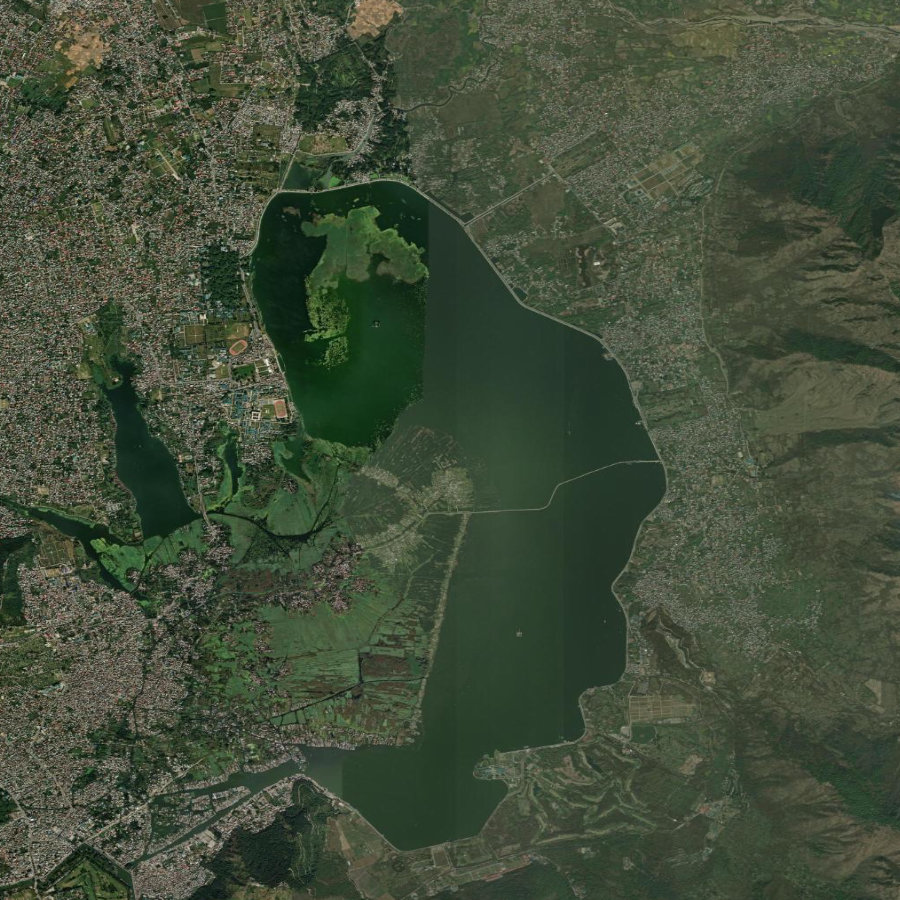
#> input picture test_images/dal_lake_srinagar.jpg, 900 x 900 px
$ python -i segmentation.py   (imports and definitions only)
#> lines starting #> are read from the running program, lines starting #| are printed output that depends on the picture; after the words box and inside, x2 and y2 are one past the last pixel; in counts of white or black regions, pixels touching at a corner belong together
### Backend/app/config.py
"""Application configuration, loaded from environment / .env file."""
from __future__ import annotations

import os
from functools import lru_cache
from pathlib import Path

from dotenv import load_dotenv

# Load .env from the Backend directory (one level up from app/)
BASE_DIR = Path(__file__).resolve().parent.parent
load_dotenv(BASE_DIR / ".env")


class Settings:
    """Runtime settings with sensible defaults so the app runs with zero config."""

    def __init__(self) -> None:
        self.host: str = os.getenv("HOST", "0.0.0.0")
        self.port: int = int(os.getenv("PORT", "8000"))

        self.jwt_secret: str = os.getenv(
            "JWT_SECRET", "bhu-darpan-dev-secret-change-me"
        )
        self.jwt_algorithm: str = "HS256"
        self.jwt_expire_minutes: int = int(os.getenv("JWT_EXPIRE_MINUTES", "1440"))

        self.mongodb_uri: str = os.getenv("MONGODB_URI", "mongodb://localhost:27017")
        self.db_name: str = os.getenv("DB_NAME", "bhudarpan")

        self.seg_clusters: int = int(os.getenv("SEG_CLUSTERS", "6"))
        self.max_image_dim: int = int(os.getenv("MAX_IMAGE_DIM", "900"))

        # Near-real-time refresh: >0 enables the background scheduler (hours). On by
        # default so every live layer stays within a few days of today; 0 disables.
        self.auto_refresh_hours: float = float(os.getenv("AUTO_REFRESH_HOURS", "6"))

        # --- Email / OTP (SMTP) --------------------------------------------- #
        self.app_name: str = os.getenv("APP_NAME", "Bhū-Darpan")
        self.smtp_host: str = os.getenv("SMTP_HOST", "").strip()
        self.smtp_port: int = int(os.getenv("SMTP_PORT", "587"))
        self.smtp_user: str = os.getenv("SMTP_USER", "").strip()
        self.smtp_pass: str = os.getenv("SMTP_PASS", "").strip()
        self.smtp_from: str = os.getenv("SMTP_FROM", "").strip() or self.smtp_user
        self.smtp_use_ssl: bool = os.getenv("SMTP_USE_SSL", "false").lower() in ("1", "true", "yes")
        self.smtp_starttls: bool = os.getenv("SMTP_STARTTLS", "true").lower() in ("1", "true", "yes")
        self.otp_expire_minutes: int = int(os.getenv("OTP_EXPIRE_MINUTES", "10"))
        # Anti-abuse: throttle how often a code can be (re)sent to one address.
        self.otp_resend_cooldown_seconds: int = int(os.getenv("OTP_RESEND_COOLDOWN_SECONDS", "30"))
        self.otp_max_sends: int = int(os.getenv("OTP_MAX_SENDS", "6"))
        self.otp_max_attempts: int = int(os.getenv("OTP_MAX_ATTEMPTS", "5"))
        # When SMTP isn't configured, the API returns the OTP in the response and
        # logs it to the console so the app is fully demo-able offline.
        self.otp_dev_mode: bool = os.getenv("OTP_DEV_MODE", "").lower() in ("1", "true", "yes")

        # --- Weather news headlines (optional third-party) ---------------- #
        self.news_provider: str = os.getenv("NEWS_PROVIDER", "newsapi").strip().lower()
        self.news_api_key: str = os.getenv("NEWS_API_KEY", "").strip()

        self.base_dir: Path = BASE_DIR
        self.storage_dir: Path = BASE_DIR / "storage"
        self.uploads_dir: Path = self.storage_dir / "uploads"
        self.masks_dir: Path = self.storage_dir / "masks"
        self.reports_dir: Path = self.storage_dir / "reports"

        origins = os.getenv("CORS_ORIGINS", "http://localhost:5173,http://127.0.0.1:5173,http://localhost:8010")
        self.cors_origins: list[str] = [o.strip() for o in origins.split(",") if o.strip()]
        self.cors_origin_regex: str | None = os.getenv("CORS_ORIGIN_REGEX", r"^https:\/\/.*\.vercel\.app$")

        # Ensure storage directories exist
        for d in (self.uploads_dir, self.masks_dir, self.reports_dir):
            d.mkdir(parents=True, exist_ok=True)
#> further down, picture is the input picture: shape (900, 900, 3); mean B, G, R 57.7, 77.4, 66

    @property
    def smtp_configured(self) -> bool:
        return bool(self.smtp_host and self.smtp_user and self.smtp_pass)

    @property
    def news_configured(self) -> bool:
        return bool(self.news_api_key)


@lru_cache
def get_settings() -> Settings:
    return Settings()


settings = get_settings()

### Backend/app/services/landcover_model.py
"""Supervised land-cover model (EuroSAT-trained CNN) + patch-based inference.

This replaces the unsupervised K-Means guesswork with a *trained* classifier whose
accuracy is measured on a held-out EuroSAT test split, so every segmentation /
change-detection output is backed by a real, citable number.

The model is a small CNN trained on the EuroSAT RGB benchmark (27,000 Sentinel-2
tiles, 10 land-cover classes). At inference we slide 64x64 windows over the
preprocessed image, classify each with the CNN, and stitch the predictions into a
land-cover map. EuroSAT's 10 classes are grouped into the project's 5 classes
(Forest / Water / Agriculture / Urban / Others).

Torch is an *optional* dependency: if it (or the trained weights) is missing,
`available()` returns False and the pipeline falls back to K-Means. The app never
crashes just because torch isn't installed.
"""
from __future__ import annotations

import json
from functools import lru_cache
from pathlib import Path

import numpy as np

from ..config import settings
from .constants import CLASSES

try:  # torch is optional — the app must run without it
    import torch
    import torch.nn as nn
    import torch.nn.functional as F
    _TORCH = True
except Exception:  # pragma: no cover - torch not installed
    _TORCH = False

# --------------------------------------------------------------------------- #
# EuroSAT label space and the mapping into the project's 5 land-cover classes
# --------------------------------------------------------------------------- #
# torchvision.datasets.EuroSAT sorts class folders alphabetically:
EUROSAT_CLASSES = [
    "AnnualCrop", "Forest", "HerbaceousVegetation", "Highway", "Industrial",
    "Pasture", "PermanentCrop", "Residential", "River", "SeaLake",
]

# EuroSAT class -> one of CLASSES = [Forest, Water, Agriculture, Urban, Others]
EUROSAT_TO_APP = {
    "AnnualCrop": "Agriculture",
    "Forest": "Forest",
    "HerbaceousVegetation": "Agriculture",
    "Highway": "Urban",
    "Industrial": "Urban",
    "Pasture": "Agriculture",
    "PermanentCrop": "Agriculture",
    "Residential": "Urban",
    "River": "Water",
    "SeaLake": "Water",
}

WEIGHTS_PATH = settings.base_dir / "models" / "landcover_cnn.pt"
METRICS_PATH = settings.base_dir / "models" / "landcover_metrics.json"

PATCH = 64          # EuroSAT tile size
STRIDE = 32         # sliding-window stride (overlap smooths the map)
# EuroSAT RGB channel statistics (0-1 scale) used to normalise inputs
_MEAN = [0.3444, 0.3803, 0.4078]
_STD = [0.2037, 0.1366, 0.1148]


# [72 lines left out: functions build_model, _build_resnet_lite, not called in this run]


# --------------------------------------------------------------------------- #
# Inference
# --------------------------------------------------------------------------- #
@lru_cache(maxsize=1)
def _load():
    """Load the trained weights once (architecture read from the checkpoint)."""
    if not _TORCH or not WEIGHTS_PATH.exists():
        return None
    ckpt = torch.load(WEIGHTS_PATH, map_location="cpu")
    model = build_model(ckpt.get("arch", "cnn3"))
    model.load_state_dict(ckpt["state_dict"])
    model.eval()
    model._tta = int(ckpt.get("tta", 1) or 1)          # rotation TTA views used at inference
    torch.set_num_threads(max(1, (torch.get_num_threads() or 4)))
    return model


def available() -> bool:
    return _load() is not None


# [119 lines left out: functions metrics, _proj, predict_proba, predict_class_map, model_summary, pipeline_eval, not called in this run]

### Backend/app/services/segmentation.py
"""Land-cover segmentation.

Primary path: the EuroSAT-trained CNN labels every pixel, and colour/texture physics
corrects what the CNN cannot know (snow, bare rock, desert, deep water, dense
non-European towns) — see `_hybrid_segment`. Without the CNN, a spectral + texture
per-pixel classifier runs alone, with K-Means-style helpers kept for legacy callers.
"""
from __future__ import annotations

from dataclasses import dataclass, field

import numpy as np
from sklearn.cluster import KMeans

from ..config import settings
from .constants import CLASS_COLORS, CLASSES


# [29 lines left out: function classify_rgb, not called in this run]


@dataclass
class SegmentationResult:
    class_map: np.ndarray                 # (H, W) int -> index into CLASSES
    percentages: dict[str, float]         # class -> percent (0-100)
    mask_rgb: np.ndarray                  # (H, W, 3) uint8 colourised mask
    confidence: float                     # 0-100 model / cluster-separation confidence
    method: str = "kmeans"                # "cnn" (supervised) or "kmeans" (fallback)
    cluster_map: np.ndarray = field(repr=False, default=None)  # raw kmeans labels


def _finalize(class_map: np.ndarray, confidence: float, method: str,
              cluster_map: np.ndarray | None = None) -> "SegmentationResult":
    """Build percentages + colourised mask from a class-index map."""
    h, w = class_map.shape
    total = float(h * w)
    class_index = {name: i for i, name in enumerate(CLASSES)}
    percentages = {name: round(100.0 * float(np.count_nonzero(class_map == i)) / total, 2)
                   for name, i in class_index.items()}
    mask_rgb = np.zeros((h, w, 3), dtype=np.uint8)
    for name, i in class_index.items():
        mask_rgb[class_map == i] = CLASS_COLORS[name]
    return SegmentationResult(class_map=class_map, percentages=percentages,
                              mask_rgb=mask_rgb, confidence=confidence,
                              method=method, cluster_map=cluster_map)


# [7 lines left out: function _build_features, not called in this run]


def _heterogeneity(arr: np.ndarray) -> np.ndarray:
    """Local colour diversity: the mean per-channel standard deviation in a window.
    Built-up areas mix many materials (roads, varied rooftops, shadows) -> high;
    crop fields are uniform in colour even when row-textured -> low. This is what
    separates 'urban' from 'agriculture' where edge-density alone fails."""
    import cv2
    f = arr.astype(np.float32) / 255.0
    het = np.zeros(f.shape[:2], np.float32)
    for c in range(3):
        ch = f[..., c]
        m = cv2.boxFilter(ch, -1, (21, 21))
        sq = cv2.boxFilter(ch * ch, -1, (21, 21))
        het += np.sqrt(np.maximum(sq - m * m, 0.0))
    return het / 3.0                                # ~0 (uniform) .. ~0.15 (urban)


def _spectral_texture_segment(arr: np.ndarray, cnn_map: np.ndarray | None = None) -> np.ndarray:
    """Per-pixel land-cover classification from colour + vegetation/water indices +
    local texture, producing clean, realistic regions (buildings & roads as built-up,
    fields as agriculture, canopy as forest, water as water). When a CNN class map is
    supplied it only refines the forest-vs-agriculture split on vegetated pixels."""
    import cv2
    h, w = arr.shape[:2]
    f = arr.astype(np.float32) / 255.0
    r, g, b = f[..., 0], f[..., 1], f[..., 2]
    mx = f.max(2)
    mn = f.min(2)
    bright = mx
    sat = (mx - mn) / (mx + 1e-6)
    exg = 2 * g - r - b                              # excess green (vegetation)
    blue = b - (r + g) / 2.0                         # blue index (water)
    het = _heterogeneity(arr)                        # local colour diversity
#> after the loop in _heterogeneity, `for c in range(3):`:
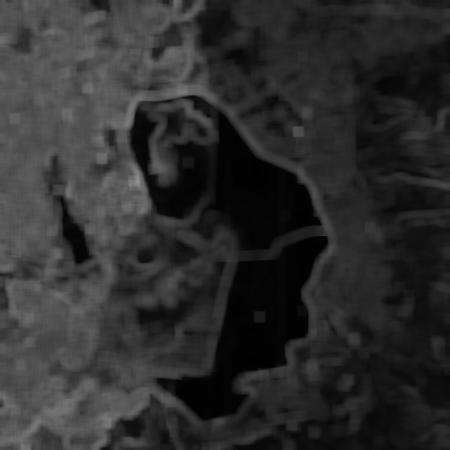
#> het: shape (900, 900) float32 (shown at 1/2 size); min 0.00136, max 0.587, mean 0.181

    idx = {n: i for i, n in enumerate(CLASSES)}
    # Default to Others (bare rock / soil / snow) — NOT agriculture. Natural terrain such
    # as Himalayan mountains and snow must not be painted as cropland or city.
    cls = np.full((h, w), idx["Others"], dtype=np.int32)

    veg = exg > 0.06                                   # any real vegetation (trees/crops)
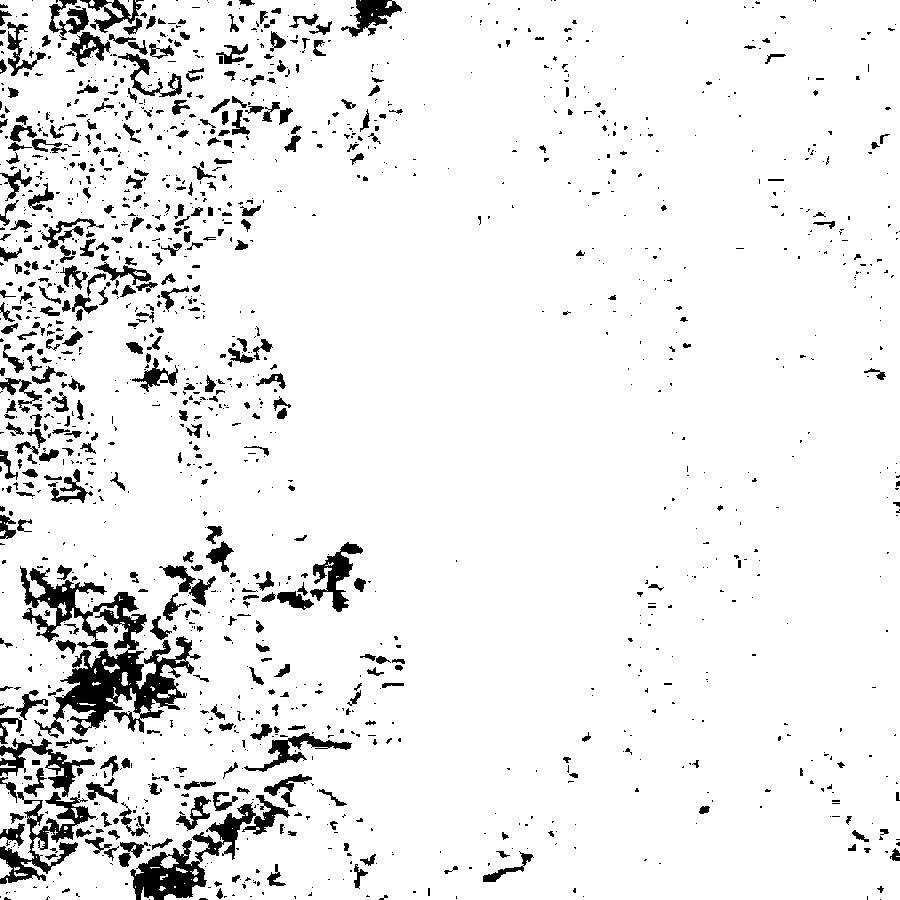
#> veg: shape (900, 900) bool; 92.4% white; 1504 black regions (1070 under 20 px), largest, box (x1, y1, x2, y2) and area: (20, 566, 201, 738) 9743, (130, 795, 290, 900) 4103, (0, 792, 96, 884) 2612
    forest = veg & (bright < 0.50) & (g >= r)          # dark dense canopy
    agri = veg & (~forest)                             # brighter/greener cropland
    # Snow/ice takes precedence over water: bright + low-saturation (even slightly bluish)
    # is snow, not a water body — otherwise Himalayan snow reads as lakes.
    snow = (bright > 0.68) & (sat < 0.20) & (~veg)     # bright bare / snow -> Others
    water = (blue > 0.04) & (b >= g) & (b >= r) & (bright < 0.68) & (~veg) & (~snow)

    cls[agri] = idx["Agriculture"]
    cls[forest] = idx["Forest"]
    cls[water] = idx["Water"]
    # snow and everything else remain Others (bare) by default.

    # Built-up: STRICT. Requires high colour heterogeneity AND a man-made tone (grey or
    # red rooftop), in a mid-brightness range, and explicitly EXCLUDES natural brown/tan
    # terrain and snow — this is what stopped bare mountains being flagged as a city.
    grayish = sat < 0.20
    redroof = (r - g > 0.06) & (r - b > 0.10) & (bright > 0.35)
    brown_bare = (r >= g) & (g >= b) & (exg < 0.05) & (sat >= 0.12)   # tan/brown natural ground
    # Texture-only urban gate (the EuroSAT CNN over-calls built-up on high-res bare
    # terrain, so it is deliberately NOT used to add urban — only to refine veg below).
    built = ((~water) & (~veg) & (~snow) & (bright > 0.22) & (bright < 0.80)
             & (het > 0.24) & (grayish | redroof) & (~brown_bare))
    built_u8 = built.astype(np.uint8)
    built_u8 = cv2.morphologyEx(built_u8, cv2.MORPH_OPEN, np.ones((7, 7), np.uint8))
    built_u8 = cv2.morphologyEx(built_u8, cv2.MORPH_CLOSE, np.ones((9, 9), np.uint8))
    # Keep only sizeable contiguous built-up regions; drop scattered rocky speckle.
    nb, lbl, stats, _ = cv2.connectedComponentsWithStats(built_u8, 8)
#> nb = 1; stats = [[0, 0, 900, 900, 810000]]
    min_urban = 0.0015 * h * w
    for i in range(1, nb):
        if stats[i, cv2.CC_STAT_AREA] >= min_urban:
            cls[lbl == i] = idx["Urban"]

    # CNN refinement: on non-built vegetation/bare pixels the trained model sharpens
    # the forest-vs-agriculture split (never creates built-up or water).
    if cnn_map is not None:
        soft = (cls == idx["Forest"]) | (cls == idx["Agriculture"])
        for c in ("Forest", "Agriculture"):
            cls[soft & (cnn_map == idx[c])] = idx[c]

    cls = cv2.medianBlur(cls.astype(np.uint8), 5).astype(np.int32)
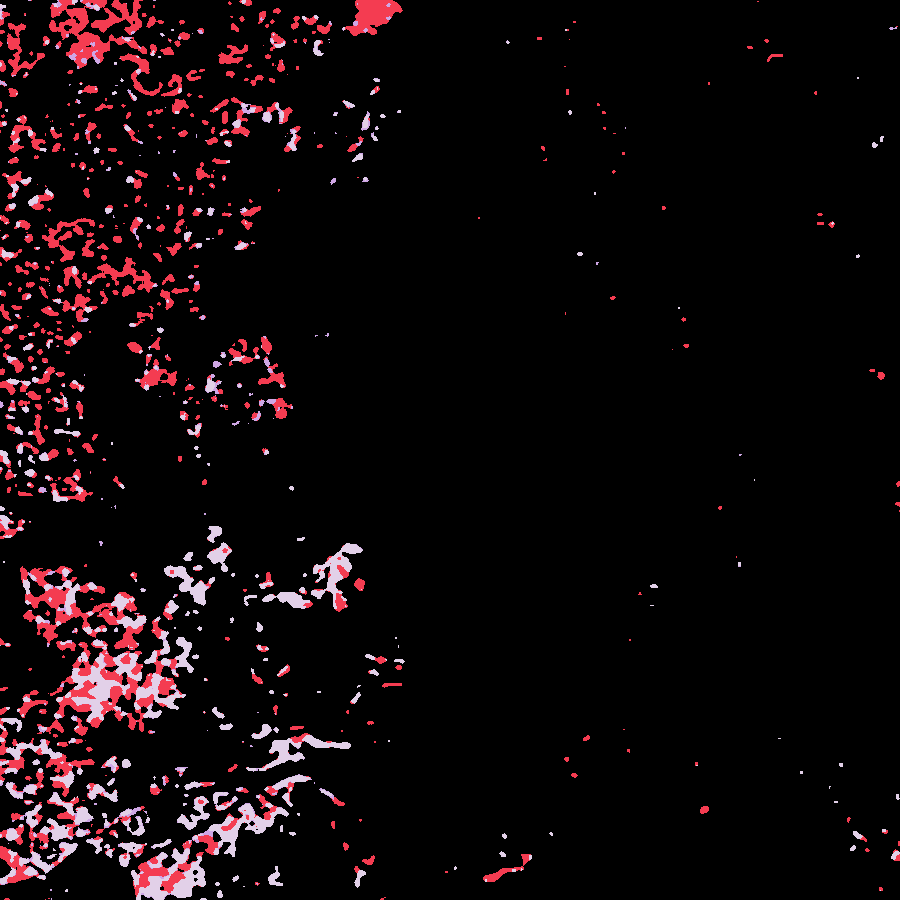
#> cls: shape (900, 900) int32; 4 distinct labels, from 0 to 4; one colour per label, 0 black
    return cls


# [85 lines left out: functions _big_regions, _hybrid_segment, not called in this run]


def segment(arr: np.ndarray, n_clusters: int | None = None,
            raw: np.ndarray | None = None) -> SegmentationResult:
    """Land-cover segmentation.

    With the EuroSAT CNN available: CNN-first hybrid (`_hybrid_segment`). Pass `raw`, the
    decoded image *before* contrast enhancement, so the CNN sees its training domain;
    `arr` (enhanced) drives the physical colour/texture tests. Without the CNN, the
    spectral + texture classifier runs alone.
    """
    from . import landcover_model
    if landcover_model.available():
        cnn_in = raw if raw is not None and raw.shape[:2] == arr.shape[:2] else arr
        pred = landcover_model.predict_proba(cnn_in)
        if pred is not None:
            p5, p10, conf = pred
            class_map = _hybrid_segment(arr, p5, p10)
            return _finalize(class_map, conf, method="cnn")

    # No CNN: use the same spectral + texture classifier (no learned prior).
    class_map = _spectral_texture_segment(arr, cnn_map=None)
    # Confidence proxy: share of pixels that fell into a decisive (non-Others) class.
    decisive = float(np.count_nonzero(class_map != CLASSES.index("Others"))) / class_map.size
#> decisive = 0.973
    confidence = round(100.0 * (0.6 + 0.35 * decisive), 1)
#> confidence = 94.1
    return _finalize(class_map, confidence, method="texture")
#> in _finalize, `percentages = {name: round(100.0 * float(np.count_nonzero(class_map ==..`: percentages = {'Forest': 92.6, 'Water': 4.22, 'Agriculture': 0.49, 'Urban': 0, 'Others': 2.69}

>>> import cv2
>>> picture = cv2.imread('../../../test_images/dal_lake_srinagar.jpg')
>>> result = segment(picture)
